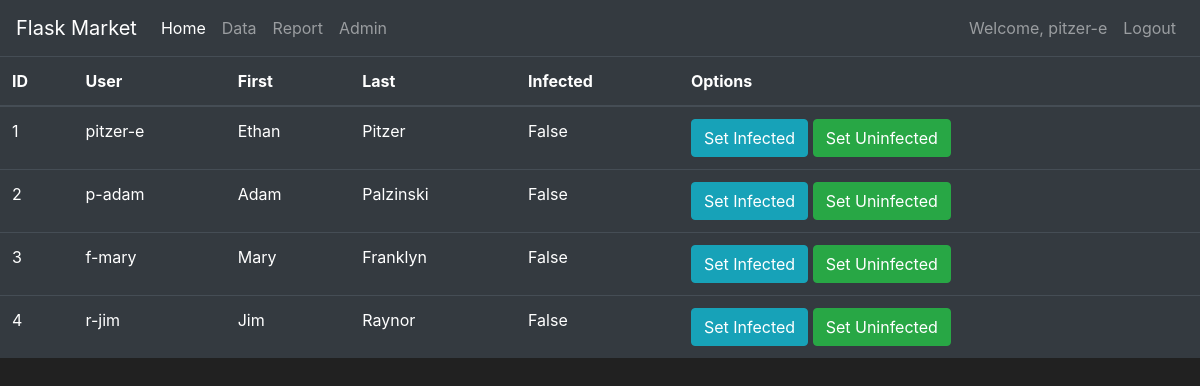
Page /admin (signed in) on the earlier database version.
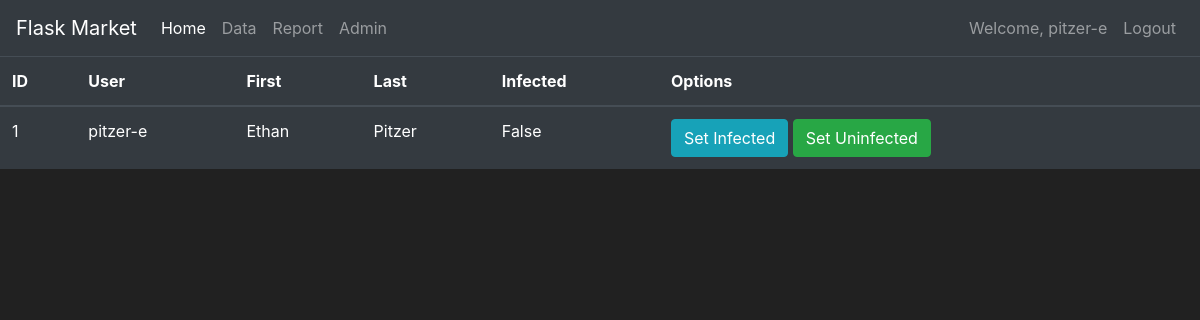
Same page on the later database version.
### tracker/models.py (models this page shows, shortened)
class User(db.Model, UserMixin):
    first = db.Column(db.String(length=30), nullable=False)
    last = db.Column(db.String(length=30), nullable=False)
    username = db.Column(db.String(length=30), nullable=False, unique=True)
    password_hash = db.Column(db.String(length=60), nullable=False)
    is_infected = db.Column(db.Boolean(), nullable=False, default=False)
    id = db.Column(db.Integer(), primary_key=True)
    @property
    def password(self):
        return self.password

### tracker/routes.py (the view)
@app.route('/admin')
@login_required
def admin_page():
    users = User.query.all()
    return render_template('admin.html', users=users)

### tracker/models.py (called while the page is built)
@login_manager.user_loader
def load_user(user_id):
    return User.query.get(int(user_id))

### tracker/templates/admin.html (shortened to what this page needs)
{% extends 'base.html' %}
{% block content %}
<table class="table table-hover table-dark">
	<thead>
		<tr>
			<th scope="col">ID</th>
			<th scope="col">User</th>
			<th scope="col">First</th>
			<th scope="col">Last</th>
			<th scope="col">Infected</th>
			<th scope="col">Options</th>
		</tr>
	</thead>
	<tbody>
		{% for user in users %}
		<tr>
			<td>{{ user.id }}</td>
			<td>{{ user.username }}</td>
			<td>{{ user.first }}</td>
			<td>{{ user.last }}</td>
			<td>{{ user.is_infected }}</td>
			<td>
				<button class="btn btn-outline btn-info">Set Infected</button>
				<button class="btn btn-outline btn-success">Set Uninfected</button>
			</td>
		</tr> {% endfor %} </tbody>
</table> {% endblock %}

### tracker/templates/base.html (shortened to what this page needs)
<!doctype html>
<html lang="en">
<head>
	<link rel="stylesheet" href="https://cdn.jsdelivr.net/npm/bootstrap@4.5.3/dist/css/bootstrap.min.css">
</head>
<body>
	<nav class="navbar navbar-expand-md navbar-dark bg-dark"> <a class="navbar-brand" href="#">Flask Market</a>
		<div class="collapse navbar-collapse" id="navbarNav">
			<ul class="navbar-nav mr-auto">
				<li class="nav-item active"> <a class="nav-link" href="{{ url_for('home_page') }}">Home <span class="sr-only">(current)</span></a> </li>
				<li class="nav-item"> <a class="nav-link" href="{{ url_for('data_page') }}">Data</a> </li>
				<li class="nav-item"> <a class="nav-link" href="{{ url_for('report_page') }}">Report</a> </li>
				<li class="nav-item"> <a class="nav-link" href="{{ url_for('admin_page') }}">Admin</a> </li>
			</ul>
			{% if current_user.is_authenticated %}
			<ul class="navbar-nav">
				<li class="nav-item"> <a class="nav-link">Welcome, {{ current_user.username }}</a> </li>
				<li class="nav-item"> <a class="nav-link" href="{{ url_for('logout_page') }}">Logout</a> </li>
			</ul> {% else %}
			<ul class="navbar-nav">
				<li class="nav-item"> <a class="nav-link" href="{{ url_for('login_page') }}">Login</a> </li>
				<li class="nav-item"> <a class="nav-link" href="{{ url_for('register_page') }}">Register</a> </li>
			</ul> {% endif %} </div>
	</nav>  {% block content %} {% endblock %}
	<link rel="stylesheet" href="https://cdnjs.cloudflare.com/ajax/libs/bootstrap-datepicker/1.4.1/css/bootstrap-datepicker3.css" /> </body>
</html>

### tracker/templates/base.html (style rules this page uses)
body { background-color: #212121; color: white }

Differences in the rows shown:
removed User: id "2", username "p-adam", first "Adam", last "Palzinski", is_infected "False"
removed User: id "3", username "f-mary", first "Mary", last "Franklyn", is_infected "False"
removed User: id "4", username "r-jim", first "Jim", last "Raynor", is_infected "False"
